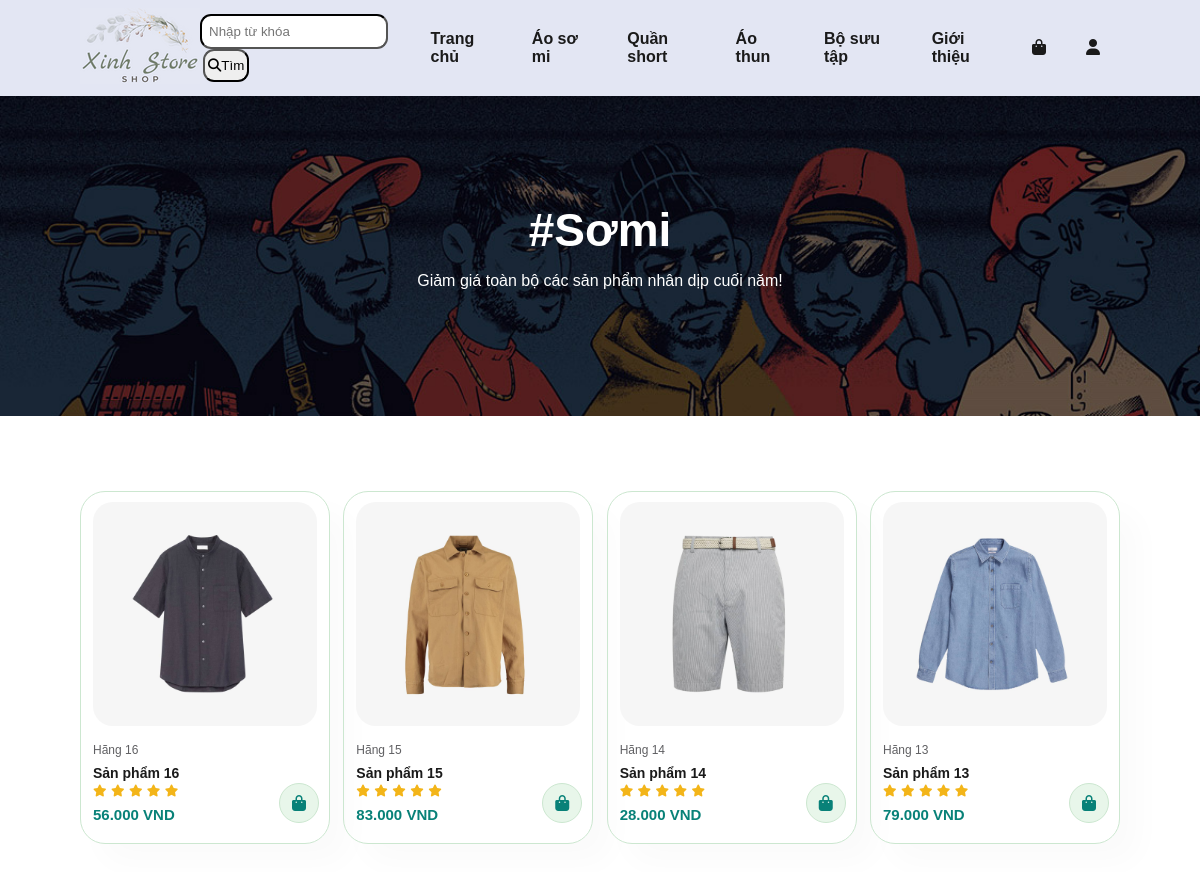
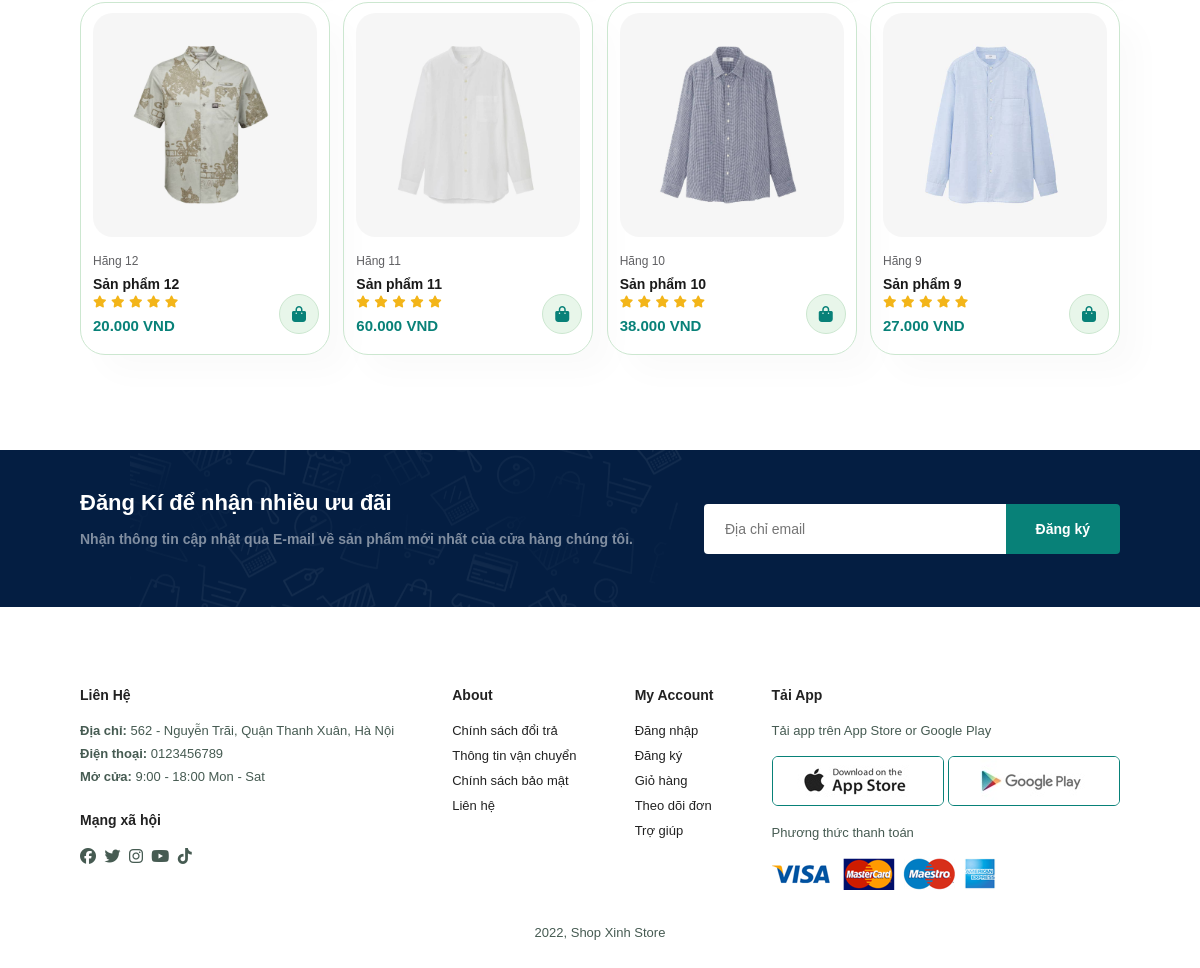
The page /shop.php on the database its author committed (2 pictures, top to bottom).
### tables this page shows
CREATE TABLE `product` (
  `idsanpham` int(11) NOT NULL,
  `urlanh` varchar(255) NOT NULL,
  `hang` varchar(255) NOT NULL,
  `mota` varchar(255) NOT NULL,
  `gia` int(11) NOT NULL
);

### shop.php (the view)
<?php
    require "connect.php";
    require_once "header.php";
?>
    <section id="page-header">
        <h2>#Sơmi</h2>
        <p>Giảm giá toàn bộ các sản phẩm nhân dịp cuối năm!</p>
    </section>
    <section id="product1" class="section-p1">
    <div class="pro-container">
            <?php
                $sql= "
                    SELECT * FROM product
                    ORDER BY idsanpham DESC
                    LIMIT 0,8
                    ";
                $result = $conn->query($sql);
                while ($row = $result->fetch_assoc()) {
            ?>
            <div class="pro">
                <a href="sproduct.php?id=<?php echo $row['idsanpham'] ?>" >
                <img src="img/products/<?php echo $row['urlanh'] ?>" alt="">
                </a>
                <div class="des">
                    <span><?php echo $row['hang'] ?></span>
                    <h5><?php echo $row['mota'] ?></h5>
                    <div class="star">
                        <i class="fa-solid fa-star"></i>
                        <i class="fa-solid fa-star"></i>
                        <i class="fa-solid fa-star"></i>
                        <i class="fa-solid fa-star"></i>
                        <i class="fa-solid fa-star"></i>
                    </div>
                    <h4><?php echo $row['gia'] ?>.000 VND</h4>
                </div>
                <a href="#" class="cart"><i class="fa-solid fa-bag-shopping"></i></a>
            </div>
            <?php
                }
            ?>
        </div>
    </section>
<?php
    require_once "footer.php";
?>

### header.php (shortened to what this page needs)
<!DOCTYPE html>
<html lang="en">
<head>
    <link rel="stylesheet" href="style.css">
</head>
<body>
    <section id="header">
        <a href="index.php"><img src="img/xinhstore.png" class="logo" alt=""></a>
        <form class="input-search" method="post" action="timkiem.php">
                    <div class="autocomplete">
                        <input style="float: left;padding-left: 7px;height: 35px; border-radius: 11px; border-color: black;" id="search-box" name="search" autocomplete="off" type="text" placeholder="Nhập từ khóa">
                        <button style="float: left;margin-left: 3px;padding: 0 3px;height: 33px; border-radius: 11px; border-color: black;" type="submit">
                            <i class="fa fa-search"></i>Tìm
                        </button>
                    </div>
        </form>
        <div>
            <ul id="navbar">
                <li><a href="index.php">Trang chủ</a></li>
                <li><a href="shop.php">Áo sơ mi</a></li>
                <li><a href="shop.php">Quần short</a></li>
                <li><a href="shop.php">Áo thun</a></li>
                <li><a href="shop.php">Bộ sưu tập</a></li>
                <li><a href="gioithieu.php">Giới thiệu</a></li>
                <li id="lg-bag"><a href="cart.php"><i class="fa-solid fa-bag-shopping"></i></a></li>
                <li id="lg-login"><a href="login.php"><i class="fa-solid fa-user"></i></a></li>
            </ul>
        </div>
    </section>

### footer.php (shortened to what this page needs)
    <section id="newsletter" class="section-p1 section-m1">
        <div class="newstext">
            <h4>Đăng Kí để nhận nhiều ưu đãi</h4>
            <p>
            Nhận thông tin cập nhật qua E-mail về sản phẩm mới nhất của cửa hàng chúng tôi.
            </p>
        </div>
        <div class="form">
            <input type="text" placeholder="Địa chỉ email">
            <button class="normal">Đăng ký</button>
        </div>
    </section>
    <footer class="section-p1">
        <div class="col">
            <h4>Liên Hệ</h4>
            <p><strong>Địa chỉ:</strong> 562 - Nguyễn Trãi, Quận Thanh Xuân, Hà Nội</p>
            <p><strong>Điện thoại:</strong> 0123456789</p>
            <p><strong>Mở cửa:</strong> 9:00 - 18:00 Mon - Sat</p>
            <div class="follow">
                <h4>Mạng xã hội</h4>
                <div class="icon">
                    <i class="fa-brands fa-facebook"></i>
                    <i class="fa-brands fa-twitter"></i>
                    <i class="fa-brands fa-instagram"></i>
                    <i class="fa-brands fa-youtube"></i>
                    <i class="fa-brands fa-tiktok"></i>
                </div>
            </div>
        </div>
        <div class="col">
            <h4>About</h4>
            <a href="#">Chính sách đổi trả</a>
            <a href="#">Thông tin vận chuyển</a>
            <a href="#">Chính sách bảo mật</a>
            <a href="#">Liên hệ</a>
        </div>
        <div class="col">
            <h4>My Account</h4>
            <a href="#">Đăng nhập</a>
            <a href="#">Đăng ký</a>
            <a href="#">Giỏ hàng</a>
            <a href="#">Theo dõi đơn</a>
            <a href="#">Trợ giúp</a>
        </div>
        <div class="col install">
            <h4>Tải App</h4>
            <p>Tải app trên App Store or Google Play</p>
            <div class="row">
                <img src="img/pay/app.jpg" alt="">
                <img src="img/pay/play.jpg" alt="">
            </div>
            <p>Phương thức thanh toán</p>
            <img src="img/pay/pay.png" alt="">
        </div>
        <div class="copyright">
            <p>2022, Shop Xinh Store</p>
        </div>
    </footer>
</body>
</html>

### style.css (style rules this page uses)
* { margin: 0; padding: 0; box-sizing: border-box; font-family: 'Spartan', sans-serif; }
h2 { font-size: 46px; line-height: 54px; color: #222; }
h4 { font-size: 20px; color: #222; }
p { font-size: 16px; color: #465b52; margin: 15px 0 20px 0; }
.section-p1 { padding: 40px 80px; }
.section-m1 { margin: 40px 0; }
button.normal { font-size: 14px; font-weight: 600; padding: 15px 30px; color: #000; background-color: #fff; border-radius: 4px; cursor: pointer; border: none; outline: none; transition: 0.2s; }
body { width: 100%; }
#header { display: flex; align-items: center; justify-content: space-between; padding: 8px 80px; background: #E3E6F3; box-shadow: 0 5px 15px rgba(0, 0, 0, 0.06); z-index: 999; position: sticky; top: 0; left: 0; }
#navbar { display: flex; align-items: center; justify-content: center; }
#navbar li { list-style: none; padding: 0 20px; position: relative; }
#navbar li a { text-decoration: none; font-size: 16; font-weight: 600; color: #1a1a1a; transition: 0.3s ease; }
#product1 { text-align: center; }
#product1 .pro-container { display: flex; justify-content: space-between; padding-top: 20px; flex-wrap: wrap; }
#product1 .pro { width: 23%; min-width: 250px; padding: 10px 12px; border: 1px solid #cce7d0; border-radius: 25px; cursor: pointer; box-shadow: 20px 20px 30px rgba(0, 0, 0, 0.02); margin: 15px 0; position: relative; }
#product1 .pro img { width: 100%; border-radius: 20px; }
#product1 .pro .des { text-align: start; padding: 10px 0; }
#product1 .pro .des span { color: #606063; font-size: 12px; }
#product1 .pro .des h5 { padding-top: 7px; color: #1a1a1a; font-size: 14px; }
#product1 .pro .des i { font-size: 12px; color: rgb(243, 181, 25); }
#product1 .pro .des h4 { padding-top: 7px; font-size: 15px; font-weight: 700; color: #088178; }
#product1 .pro .cart { width: 40px; height: 40px; line-height: 40px; border-radius: 50px; background-color: #e8f6ea; font-weight: 500; color: #088178; border: 1px solid #cce7d0; position: absolute; bottom: 20px; right: 10px; }
#newsletter { display: flex; justify-content: space-between; flex-wrap: wrap; align-items: center; background-image: url('img/banner/b14.png'); background-repeat: no-repeat; background-position: 20% 30%; background-color: #041e42; }
#newsletter h4 { font-size: 22px; font-weight: 700; color: #fff; }
#newsletter p { font-size: 14px; font-weight: 600; color: #818ea0; }
#newsletter .form { display: flex; width: 40%; }
#newsletter input { height: 3.125rem; padding: 0 1.25rem; font-size: 14px; width: 100%; border: 1px solid transparent; border-radius: 4px; outline: none; border-top-right-radius: 0; border-bottom-right-radius: 0; }
#newsletter button { background-color: #088178; color: #fff; white-space: nowrap; border-top-left-radius: 0; border-bottom-left-radius: 0; }
footer { display: flex; flex-wrap: wrap; justify-content: space-between; }
footer .col { display: flex; flex-direction: column; align-items: flex-start; margin-bottom: 20px; }
footer h4 { font-size: 14px; padding-bottom: 20px; }
footer p { font-size: 13px; margin: 0 0 8px 0; }
footer a { font-size: 13px; text-decoration: none; color: #222; margin-bottom: 10px; }
footer .follow { margin-top: 20px; }
footer .follow i { color: #465b52; padding-right: 4px; cursor: pointer; }
footer .install .row img { border: 1px solid #088178; border-radius: 6px; }
footer .install img { margin: 10px 0 15px 0; }
footer .copyright { width: 100%; text-align: center; }
#page-header { background-image: url('img/banner/b1.jpg'); width: 100%; height: 40vh; background-size: cover; display: flex; justify-content: center; text-align: center; flex-direction: column; padding: 14px; }
#page-header h2, #page-header p { color: #fff; }

### rows shown on the page
product: urlanh (picture), hang "Hãng 16", mota "Sản phẩm 16", gia "56"
product: urlanh (picture), hang "Hãng 15", mota "Sản phẩm 15", gia "83"
product: urlanh (picture), hang "Hãng 14", mota "Sản phẩm 14", gia "28"
product: urlanh (picture), hang "Hãng 13", mota "Sản phẩm 13", gia "79"
product: urlanh (picture), hang "Hãng 12", mota "Sản phẩm 12", gia "20"
product: urlanh (picture), hang "Hãng 11", mota "Sản phẩm 11", gia "60"
product: urlanh (picture), hang "Hãng 10", mota "Sản phẩm 10", gia "38"
product: urlanh (picture), hang "Hãng 9", mota "Sản phẩm 9", gia "27"
